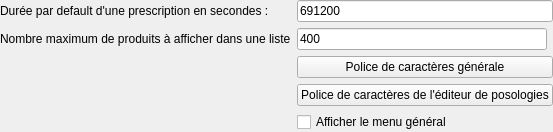
           <widget class="QWidget" name="tab_Parametres">
            <attribute name="title">
             <string>Paramètres généraux</string>
            </attribute>
            <layout class="QGridLayout" name="gridLayout_26">
             <property name="leftMargin">
              <number>0</number>
             </property>
             <property name="topMargin">
              <number>0</number>
             </property>
             <property name="rightMargin">
              <number>0</number>
             </property>
             <property name="bottomMargin">
              <number>0</number>
             </property>
             <item row="0" column="0">
              <layout class="QGridLayout" name="gridLayout_12">
               <item row="3" column="0">
                <widget class="QLabel" name="label_17">
                 <property name="text">
                  <string>Nombre maximum de produits à afficher dans une liste</string>
                 </property>
                </widget>
               </item>
               <item row="2" column="0">
                <widget class="QLabel" name="label_15">
                 <property name="text">
                  <string>Durée par default d'une prescription en secondes :</string>
                 </property>
                </widget>
               </item>
               <item row="3" column="1">
                <widget class="QLineEdit" name="lineEdit_DrugListLimit">
                 <property name="text">
                  <string>400</string>
                 </property>
                </widget>
               </item>
               <item row="5" column="1" colspan="2">
                <widget class="QPushButton" name="pushButton_PosoEditorFontChoice">
                 <property name="text">
                  <string>Police de caractères de l'éditeur de posologies</string>
                 </property>
                </widget>
               </item>
               <item row="2" column="1" colspan="2">
                <widget class="QLineEdit" name="lineEdit_QSP_inSeconds">
                 <property name="text">
                  <string>691200</string>
                 </property>
                </widget>
               </item>
               <item row="4" column="1" colspan="2">
                <widget class="QPushButton" name="pushButton_GeneralFontChoice">
                 <property name="text">
                  <string>Police de caractères générale</string>
                 </property>
                </widget>
               </item>
               <item row="6" column="1">
                <widget class="QCheckBox" name="checkBox_MainMenu">
                 <property name="text">
                  <string>Afficher le menu général</string>
                 </property>
                </widget>
               </item>
              </layout>
             </item>
            </layout>
           </widget>
